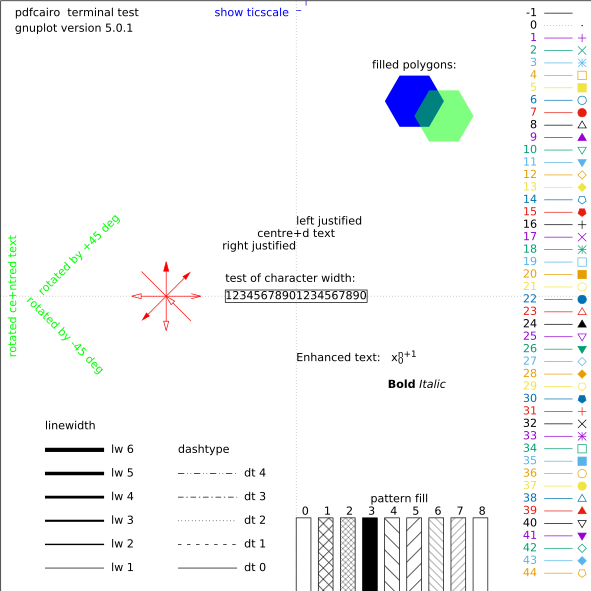

The script that saved this image:
set terminal pdfcairo size 15cm,15cm

set output "cv_01a.pdf"

test
